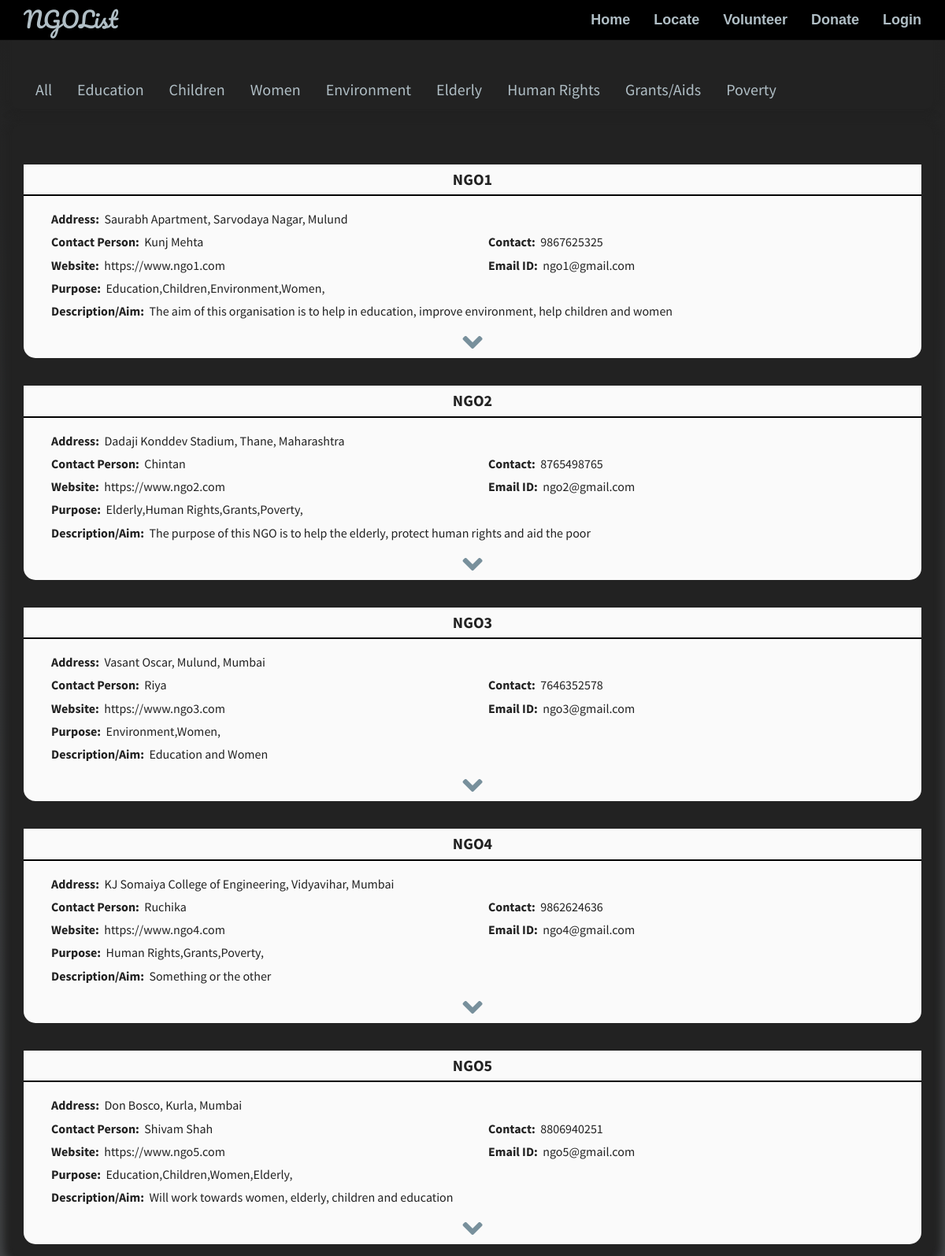
Screenshot of /locate.php with the database file from the repository.
### tables this page shows
CREATE TABLE `ngo` (
  `NAME_OF_NGO` varchar(100) NOT NULL,
  `Contact_no` bigint(11) NOT NULL,
  `EMAIL_ID` varchar(100) NOT NULL,
  `AIM` text NOT NULL,
  `PURPOSE` text NOT NULL,
  `ADDRESS1` text NOT NULL,
  `ADDRESS2` text NOT NULL,
  `ADDRESS3` text NOT NULL,
  `WEBSITE` varchar(150) NOT NULL,
  `USERNAME` varchar(50) NOT NULL,
  `CONTACT_PERSON_NAME` varchar(200) NOT NULL
);

### locate.php (the view, shortened to what this page needs)
<?php
	include ('connect.php');
?>
<!DOCTYPE html>
<html>
<head>
	<link rel="stylesheet" href="https://maxcdn.bootstrapcdn.com/bootstrap/3.3.7/css/bootstrap.min.css">
	<link rel="stylesheet" type="text/css" href="animate.css">
	<link rel="stylesheet" type="text/css" href="locate.css">
	<link rel="stylesheet" href="https://use.fontawesome.com/releases/v5.2.0/css/all.css">
</head>
<body>
	<nav class="navbar navbar-default navbar-inverse navbar-fixed-top">
		<div class="container" id="navbar">
			<div class="navbar-header page-scroll">
				<a class="navbar-brand page-scroll" href="homepage.html">NGOList</a>
			</div>
			<div class="collapse navbar-collapse" id="nav-collapse">
				<ul class="nav navbar-nav navbar-right">
					<li>
						<a href="homepage.php"><b>Home</b></a>
					</li>
					<li>
						<a href="#" class="active"><b>Locate</b></a>
					</li>
					<li>
						<a href="volunteer.php"><b>Volunteer</b></a>
					</li>
					<li>
						<a href="donate.php"><b>Donate</b></a>
					</li>
					<li>
						<a href="login.php"><b>Login</b></a>
					</li>
				</ul>
			</div>
		</div>
	</nav>
	<div class="container">
		<div class="row tab-container">
			<div class="col-md-12 col-xs-12 col-sm-12 text-center tabs">
  				<ul class="nav nav-pills">
    				<li><a data-toggle="pill" href="#all" class="col-md-12 col-xs-12 col-sm-12 text-center">All</a></li>
    				<li><a data-toggle="pill" href="#education" class="col-md-12 col-xs-12 col-sm-12 text-center">Education</a></li>
					<li><a data-toggle="pill" href="#children" class="col-md-12 col-xs-12 col-sm-12 text-center">Children</a></li>
    				<li><a data-toggle="pill" href="#women" class="col-md-12 col-xs-12 col-sm-12 text-center">Women</a></li>
    				<li><a data-toggle="pill" href="#environment" class="col-md-12 col-xs-12 col-sm-12 text-center">Environment</a></li>
    				<li><a data-toggle="pill" href="#elderly" class="col-md-12 col-xs-12 col-sm-12 text-center">Elderly</a></li>
    				<li><a data-toggle="pill" href="#hrights" class="col-md-12 col-xs-12 col-sm-12 text-center">Human Rights</a></li>
    				<li><a data-toggle="pill" href="#grants" class="col-md-12 col-xs-12 col-sm-12 text-center">Grants/Aids</a></li>
    				<li><a data-toggle="pill" href="#poverty" class="col-md-12 col-xs-12 col-sm-12 text-center">Poverty</a></li>
  				</ul>
  			</div>
  	 	</div>
	  	<div class="row table-container">
	  		<div class="tab-content col-md-12 col-xs-12 col-sm-12">
	    		<div id="all" class="tab-pane fade in active">
	    			<?php
						$get_ngodata = "SELECT * FROM ngo;";
						$result_ngodata = mysqli_query($conn, $get_ngodata);
						if(mysqli_num_rows($result_ngodata)==0){
							echo 'No NGOs found';
						}
						else{
							while($row = mysqli_fetch_array($result_ngodata,MYSQLI_ASSOC)) {
								$namengo = $row["NAME_OF_NGO"];
								$contact = $row["Contact_no"];
								$email = $row["EMAIL_ID"];
								$desc = $row["AIM"];
								$purpose = $row["PURPOSE"];
								$website = $row["WEBSITE"];
								$person = $row["CONTACT_PERSON_NAME"];
								$address1 = $row["ADDRESS1"];
								$address2 = $row["ADDRESS2"];
								$address3 = $row["ADDRESS3"];
								$address = $address1.", ".$address2.", ".$address3;
								echo '<div class="row contain-details">';
							    	echo '<div class="col-md-12 col-sm-12 col-xs-12 margin-container">';
							    	    echo '<div class="card">';
							    	        echo '<div class="row card-header col-md-12 col-xs-12 col-sm-12 text-center ngo-name">
							    		       	  	<b>'; echo $namengo; echo'</b>
							    		    	  </div>';
							    		    echo '<div class="row card-details col-md-12 col-xs-12 col-sm-12">';
							    			echo '<div class="col-md-12 col-sm-12 col-xs-12"><p><b>Address:&nbsp;&nbsp;</b>'; echo $address; echo '</p></div>
							    				<div class="col-md-6 col-sm-6 col-xs-12"><p><b>Contact Person:&nbsp;&nbsp;</b>'; echo $person; echo '</p></div>
							    				<div class="col-md-6 col-sm-6 col-xs-12"><p><b>Contact:&nbsp;&nbsp;</b>'; echo $contact; echo '</p></div>
							    				<div class="col-md-6 col-sm-6 col-xs-12"><p><b>Website:&nbsp;&nbsp;</b>'; echo $website; echo '</p></div>
							    				<div class="col-md-6 col-sm-6 col-xs-12"><p><b>Email ID:&nbsp;&nbsp;</b>'; echo $email; echo '</p></div>
							    				<div class="col-md-12 col-sm-12 col-xs-12"><p><b>Purpose:&nbsp;&nbsp;</b>'; echo $purpose; echo '</p></div>
							    				<div class="col-md-12 col-sm-12 col-xs-12"><p><b>Description/Aim:&nbsp;&nbsp;</b>'; echo $desc; echo '</p></div>
							    		    </div>';
							    		    echo '<div class="row map-button text-center">
							    		    	<a class="fa fa-angle-down"></a>
							    		    	<a class="fa fa-angle-up"></a>
							    		    </div>';
							    	    echo '</div>
							    			 </div>
							    			 </div>';
							}
						}
				    ?>
		    	</div>
	  		</div>
		</div>
	</div>
</body>
</html>

### locate.css (style rules this page uses)
html { height:100%; font-family: "Montserrat",sans-serif; }
body { margin:0; padding:0; font-family: "Montserrat",sans-serif; background: #232526; background: -webkit-linear-gradient(to top, #414345, #212121); background: linear-gradient(to top, #414345, #212121); background-attachment: fixed; }
.navbar-default, .navbar-inverse { background-color: rgba(0,0,0); }
.navbar-default .navbar-nav li a { color: #b0bec5; font-size: 18px; background-color: rgba(0,0,0); }
.navbar-header .navbar-brand { color: #b0bec5; font-family: 'Pacifico', cursive;; font-size: 28px; }
.contain-details { margin-top: 15px; }
.margin-container { margin-top: 20px; }
.ngo-name { background-color: #fafafa; font-size: 20px; border-bottom: 3px #222222; font-family:'Source Sans Pro', sans-serif; color: #222222; }
.card-header { padding: 5px; margin:0px; border-bottom: 2px solid black; }
.card-details { padding-top:15px; padding-left: 15px; padding-right: 15px; padding-bottom: 5px; margin:0px; font-size: 16px; color: #222222; font-family:'Source Sans Pro', sans-serif; line-height: 0.2em; }
p { margin: 0; padding: 5px; line-height: 1.2em; }
a.fa.fa-angle-down { position: relative; color: #78909c; font-size: 40px; transition: all 0.5s; }
.tab-container, .table-container { margin-top:20px; background-color: #222222; box-shadow: 0px 0px 10px 10px #222222; border-radius: 10px; }
.tabs { font-family: 'Source Sans Pro', sans-serif; font-size: 20px; color: white; margin-top: 50px; }
.tabs ul li a { color: #b0bec5; }
.tab-content { padding:15px; }
.tab-pane { color: white; border-radius: 10px; }
.map-button { background-color: #fafafa; margin:0; border-bottom-left-radius: 15px; border-bottom-right-radius: 15px; }

### rows the page displays
ngo: NAME_OF_NGO "NGO1", address "Saurabh Apartment, Sarvodaya Nagar, Mulund", CONTACT_PERSON_NAME "Kunj Mehta", Contact_no "9867625325", WEBSITE "https://www.ngo1.com", EMAIL_ID "ngo1@gmail.com", PURPOSE "Education,Children,Environment,Women,", AIM "The aim of this organisation is to help in education, improve environment, help children and women"
ngo: NAME_OF_NGO "NGO2", address "Dadaji Konddev Stadium, Thane, Maharashtra", CONTACT_PERSON_NAME "Chintan", Contact_no "8765498765", WEBSITE "https://www.ngo2.com", EMAIL_ID "ngo2@gmail.com", PURPOSE "Elderly,Human Rights,Grants,Poverty,", AIM "The purpose of this NGO is to help the elderly, protect human rights and aid the poor"
ngo: NAME_OF_NGO "NGO3", address "Vasant Oscar, Mulund, Mumbai", CONTACT_PERSON_NAME "Riya", Contact_no "7646352578", WEBSITE "https://www.ngo3.com", EMAIL_ID "ngo3@gmail.com", PURPOSE "Environment,Women,", AIM "Education and Women"
ngo: NAME_OF_NGO "NGO4", address "KJ Somaiya College of Engineering, Vidyavihar, Mumbai", CONTACT_PERSON_NAME "Ruchika", Contact_no "9862624636", WEBSITE "https://www.ngo4.com", EMAIL_ID "ngo4@gmail.com", PURPOSE "Human Rights,Grants,Poverty,", AIM "Something or the other"
ngo: NAME_OF_NGO "NGO5", address "Don Bosco, Kurla, Mumbai", CONTACT_PERSON_NAME "Shivam Shah", Contact_no "8806940251", WEBSITE "https://www.ngo5.com", EMAIL_ID "ngo5@gmail.com", PURPOSE "Education,Children,Women,Elderly,", AIM "Will work towards women, elderly, children and education"
